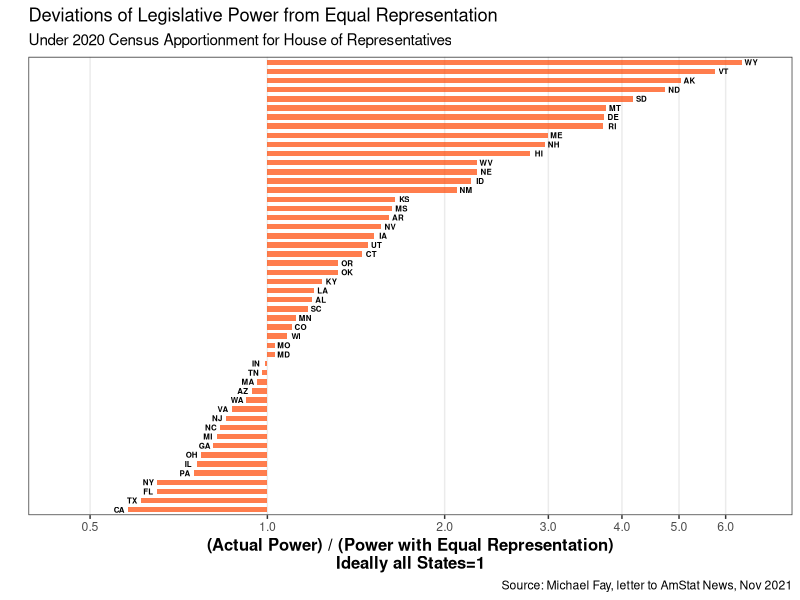
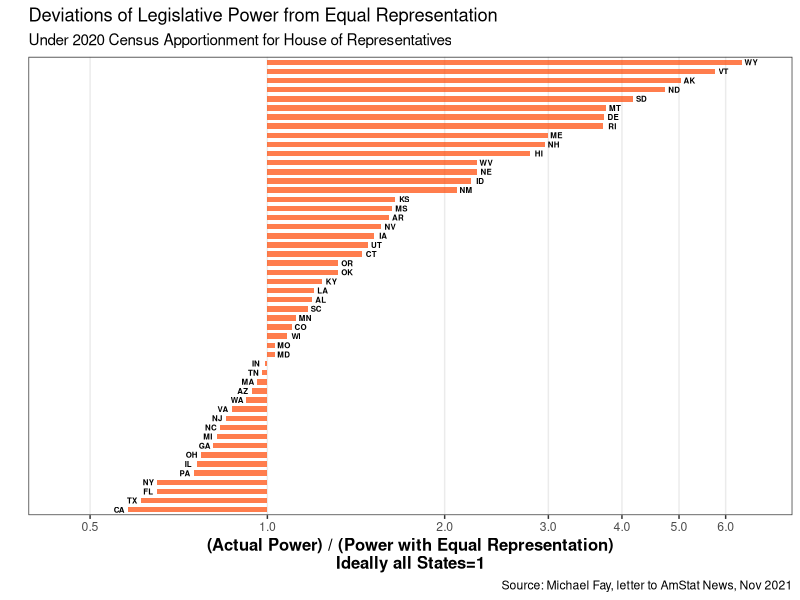

Source code (R) for these figures, in order:
#..............................................................
# Legislative Power of US Citizens, by state
# Data from Michael Fay, letter to Amstat News, Nov 2021
# 
# assumes 
#   1/2 of "legislative power" is in US Senate
#   1/2 in House of Reps
#   
# Legislative Power of state S =
#    (1/2) * (2 Sen)/100   + (1/2) * (#reps from state S)/435
#..............................................................
library(tidyverse)

# data from Fay's Table 1: state, 2020 population in millions,
# number of Reps after 2020 reapportionment, state's share of
# total legislative power, state's share of total population,
# ratio of power/pop

Fay = tribble(
  ~State,~Pop,~Reps,~PowerShare,~PopShare,~ratio,
  'District of Columbia',0.69,0,0,0.21,0,
  'California',39.58,52,6.98,11.93,0.58,
  'Texas',29.18,38,5.37,8.8,0.61,
  'Florida',21.57,28,4.22,6.5,0.65,
  'New York',20.22,26,3.99,6.09,0.65,
  'Pennsylvania',13.01,17,2.95,3.92,0.75,
  'Illinois',12.82,17,2.95,3.86,0.76,
  'Ohio',11.81,15,2.72,3.56,0.77,
  'Georgia',10.73,14,2.61,3.23,0.81,
  'Michigan',10.08,13,2.49,3.04,0.82,
  'North Carolina',10.45,14,2.61,3.15,0.83,
  'New Jersey',9.29,12,2.38,2.8,0.85,
  'Virginia',8.65,11,2.26,2.61,0.87,
  'Washington',7.72,10,2.15,2.33,0.92,
  'Arizona',7.16,9,2.03,2.16,0.94,
  'Massachusetts',7.03,9,2.03,2.12,0.96,
  'Tennessee',6.92,9,2.03,2.08,0.98,
  'Indiana',6.79,9,2.03,2.05,0.99,
  'Maryland',6.19,8,1.92,1.86,1.03,
  'Missouri',6.16,8,1.92,1.86,1.03,
  'Wisconsin',5.9,8,1.92,1.78,1.08,
  'Colorado',5.78,8,1.92,1.74,1.1,
  'Minnesota',5.71,8,1.92,1.72,1.12,
  'South Carolina',5.12,7,1.8,1.54,1.17,
  'Alabama',5.03,7,1.8,1.52,1.19,
  'Louisiana',4.66,6,1.69,1.4,1.2,
  'Kentucky',4.51,6,1.69,1.36,1.24,
  'Oklahoma',3.96,5,1.57,1.19,1.32,
  'Oregon',4.24,6,1.69,1.28,1.32,
  'Connecticut',3.61,5,1.57,1.09,1.45,
  'Utah',3.28,4,1.4,0.99,1.48,
  'Iowa',3.19,4,1.46,0.96,1.52,
  'Nevada',3.11,4,1.46,0.94,1.56,
  'Arkansas',3.01,4,1.46,0.91,1.61,
  'Mississippi',2.96,4,1.46,0.89,1.63,
  'Kansas',2.94,4,1.46,0.89,1.65,
  'New Mexico',2.12,3,1.34,0.64,2.1,
  'Idaho',1.84,2,1.23,0.55,2.22,
  'Nebraska',1.96,3,1.34,0.59,2.27,
  'West Virginia',1.8,2,1.23,0.54,2.27,
  'Hawaii',1.46,2,1.23,0.44,2.79,
  'New Hampshire',1.38,2,1.23,0.42,2.96,
  'Maine',1.36,2,1.23,0.41,2.99,
  'Rhode Island',1.1,2,1.23,0.33,3.72,
  'Delaware',0.99,1,1.11,0.3,3.73,
  'Montana',1.09,2,1.23,0.33,3.76,
  'South Dakota',0.89,1,1.11,0.27,4.17,
  'North Dakota',0.78,1,1.11,0.23,4.74,
  'Alaska',0.74,1,1.11,0.22,5.03,
  'Vermont',0.64,0,1.11,0.19,5.75,
  'Wyoming',0.58,1,1.11,0.17,6.4
) %>% 
  left_join(tibble(State=c(state.name,'District of Columbia'),
                   abb = c(state.abb,'DC')))   # join 2-letter abbreviations


ggplot(data=filter(Fay,abb != 'DC')) +
  aes(x = reorder(abb,ratio), y=ratio, label=abb) +
  geom_bar(stat='identity', width=.60, fill='orangered', alpha=.70) +
  scale_y_log10(breaks=c(0.50, 1, 2, 3, 4, 5,6), minor_breaks=NULL, limits=c(0.45,6.8)) +
  scale_x_discrete(breaks=NULL) +
  labs(x='', y='(Actual Power) / (Power with Equal Representation)\nIdeally all States=1',
       title='Deviations of Legislative Power from Equal Representation',
       subtitle = 'Under 2020 Census Apportionment for House of Representatives',
       caption='Source: Michael Fay, letter to AmStat News, Nov 2021') +
  theme_bw() +
  theme(axis.text.y = element_blank(),
        axis.ticks.y = element_blank(),
        axis.title = element_text(size=12, face='bold'),
        ) +
  geom_text(size=2, nudge_y = .015 * ifelse(Fay[-1,]$ratio<1,-1,+1), fontface='bold') +
  coord_flip()

ggsave(filename='US-legislative-power.png')
